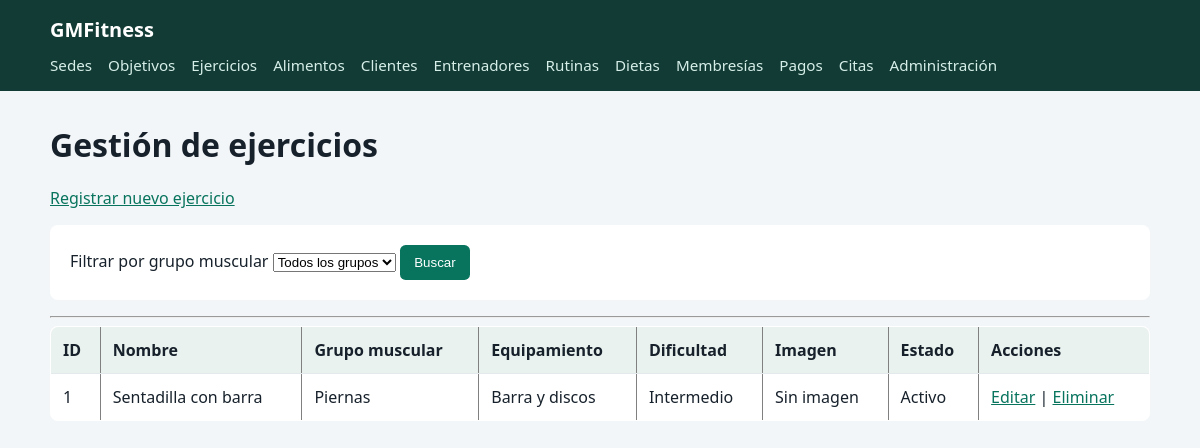
Page /ejercicios/ on the committed database.
### entrenamientos/models.py (models this page shows, shortened)
class Ejercicio(models.Model):
    DIFICULTADES = [
        ("BASICO", "Básico"),
        ("INTERMEDIO", "Intermedio"),
        ("AVANZADO", "Avanzado"),
    ]
    nombre = models.CharField(max_length=100, unique=True)
    grupo = models.ForeignKey(
        GrupoMuscular,
        on_delete=models.PROTECT,
        related_name="ejercicios",
    )
    sede = models.ForeignKey(
        "gimnasios.Sede",
        on_delete=models.SET_NULL,
        null=True,
        blank=True,
        related_name="ejercicios",
    )
    creado_por = models.ForeignKey(
        "usuarios.Usuario",
        on_delete=models.SET_NULL,
        null=True,
        blank=True,
        related_name="ejercicios_creados",
    )
    descripcion = models.TextField(blank=True)
    instrucciones = models.TextField(blank=True)
    dificultad = models.CharField(
        max_length=20,
        choices=DIFICULTADES,
        default="BASICO",
    )
    equipamientos = models.ManyToManyField(
        Equipamiento,
        through="EjercicioEquipamiento",
        related_name="ejercicios",
        blank=True,
    )
    imagen = models.ImageField(upload_to="ejercicios/", blank=True, null=True)
    video = models.URLField(blank=True)
    activo = models.BooleanField(default=True)
    fecha_creacion = models.DateTimeField(auto_now_add=True)
    class Meta:
        ordering = ("nombre",)

class GrupoMuscular(models.Model):
    nombre = models.CharField(max_length=80, unique=True)
    descripcion = models.TextField(blank=True)
    activo = models.BooleanField(default=True)
    class Meta:
        ordering = ("nombre",)

class Equipamiento(models.Model):
    nombre = models.CharField(max_length=80, unique=True)
    descripcion = models.TextField(blank=True)
    activo = models.BooleanField(default=True)
    class Meta:
        ordering = ("nombre",)
    def __str__(self):
        return self.nombre

### entrenamientos/views.py (the view)
# urls.py: path('ejercicios/', views.listar_ejercicios, name='listar_ejercicios'),
def listar_ejercicios(request):
    ejercicios = Ejercicio.objects.select_related("grupo").prefetch_related(
        "equipamientos"
    ).order_by("nombre")
    grupo_id = request.GET.get("grupo")
    if grupo_id:
        ejercicios = ejercicios.filter(grupo_id=grupo_id)
    return render(
        request,
        "ejercicios/listar_ejercicios.html",
        {
            "ejercicios": ejercicios,
            "grupos_musculares": GrupoMuscular.objects.filter(activo=True),
            "grupo_seleccionado": grupo_id or "",
        }
    )

### entrenamientos/templates/ejercicios/listar_ejercicios.html (shortened to what this page needs)
{% extends "base.html" %}
{% block content %}
<h1>Gestión de ejercicios</h1>
<p>
        <a href="{% url 'crear_ejercicio' %}">Registrar nuevo ejercicio</a>
    </p>
    <form method="get" class="panel" style="margin: 1rem 0">
        <label for="grupo">Filtrar por grupo muscular</label>
        <select id="grupo" name="grupo">
            <option value="">Todos los grupos</option>
        </select>
        <button type="submit">Buscar</button>
    </form>
    <hr>
    {% if ejercicios %}
        <table border="1" cellpadding="8">
            <thead>
                <tr>
                    <th>ID</th>
                    <th>Nombre</th>
                    <th>Grupo muscular</th>
                    <th>Equipamiento</th>
                    <th>Dificultad</th>
                    <th>Imagen</th>
                    <th>Estado</th>
                    <th>Acciones</th>
                </tr>
            </thead>
            <tbody>
                {% for ejercicio in ejercicios %}
                    <tr>
                        <td>{{ ejercicio.id }}</td>
                        <td>{{ ejercicio.nombre }}</td>
                        <td>{{ ejercicio.grupo.nombre }}</td>
                        <td>{{ ejercicio.equipamientos.all|join:", "|default:"No requiere" }}</td>
                        <td>{{ ejercicio.get_dificultad_display }}</td>
                        <td>
                            {% if ejercicio.imagen %}
                                <img src="{{ ejercicio.imagen.url }}"
                                     alt="{{ ejercicio.nombre }}"
                                     width="100">
                            {% else %}
                                Sin imagen
                            {% endif %}
                        </td>
                        <td>
                            {% if ejercicio.activo %}
                                Activo
                            {% else %}
                                Inactivo
                            {% endif %}
                        </td>
                        <td>
                            <a href="{% url 'editar_ejercicio' ejercicio.id %}">Editar</a>
                            |
                            <a href="{% url 'eliminar_ejercicio' ejercicio.id %}">Eliminar</a>
                        </td>
                    </tr>
                {% endfor %}
            </tbody>
        </table>
    {% else %}
        <p>No hay ejercicios registrados.</p>
    {% endif %}
{% endblock %}

### gimnasios/templates/base.html (style rules this page uses)
:root { font-family: system-ui, sans-serif; color: #17212b; background: #f3f6f8; }
body { margin: 0; }
h1 { margin-top: 0; }
a { color: #08745e; }
.panel, table { background: white; border-radius: .5rem; }
.panel { padding: 1.25rem; }
table { width: 100%; border-collapse: collapse; overflow: hidden; }
th, td { padding: .75rem; border-bottom: 1px solid #e4e9eb; text-align: left; }
th { background: #eaf2ef; }
button, .button { display: inline-block; border: 0; border-radius: .35rem; padding: .6rem .9rem; background: #08745e; color: white; text-decoration: none; cursor: pointer; }
input, select, textarea { max-width: 100%; }

### rows in the picture
Ejercicio: id "1", nombre "Sentadilla con barra", grupo.nombre "Piernas", equipamientos.all "Barra y discos", dificultad "Intermedio", imagen "Sin imagen", activo "Activo"
